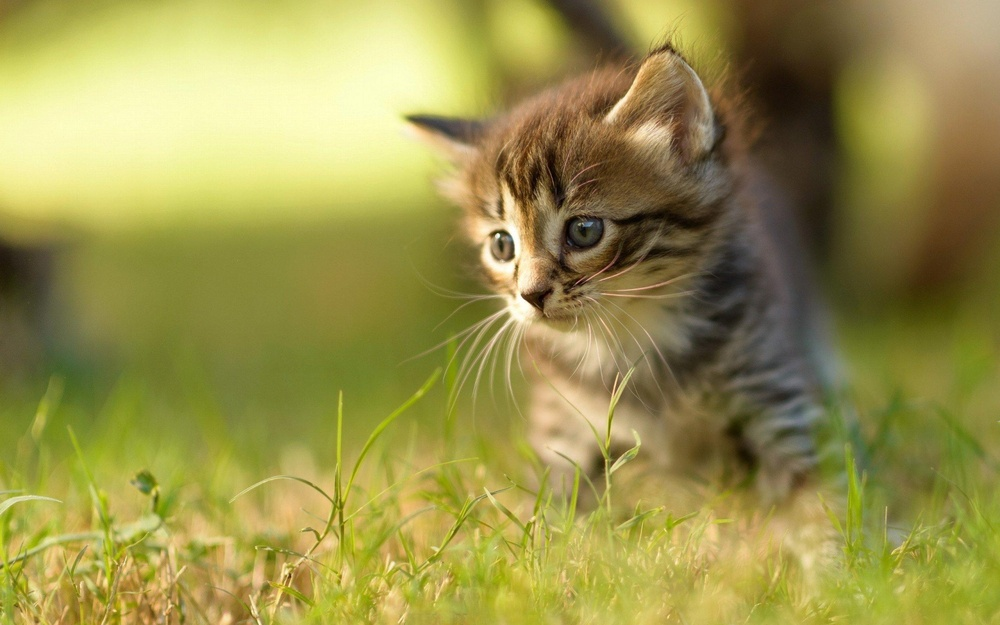
#> input picture 1_data/kittens/kitten1.jpg, 1000 x 625 px, shrunk from 2560 x 1600 before the run, given in place of the camera
$ jupyter execute 3_real_time_edge_detection_opencv.ipynb
#> lines starting #> are read from the running program, lines starting #| are printed output that depends on the picture; after the words box and inside, x2 and y2 are one past the last pixel; in counts of white or black regions, pixels touching at a corner belong together
[cell 1]
###
# Imports
###
import cv2
import numpy as np

###
# Step 1: Configure video capture
###
cap = cv2.VideoCapture(0)

if not cap.isOpened():
    raise IOError("Cannot open webcam")

###
# Step 2: Configure window for output
###
WINDOW_NAME = "Canny Edge Detection (Live)"
cv2.namedWindow(WINDOW_NAME)

def nothing(x):
    # required callback for createTrackbar
    pass

cv2.createTrackbar("Low Threshold", WINDOW_NAME, 50, 500, nothing)
cv2.createTrackbar("High Threshold", WINDOW_NAME, 150, 500, nothing)

###
# Step 3: Main loop - read, preprocess, edge detect live
###
while True:
    # Iterate over video frames in real time
    ret, frame = cap.read()
#> frame is the input picture: shape (625, 1000, 3); mean B, G, R 76.4, 146.5, 154.2
    if not ret:
        print("Failed to grab frame")
        break

    # Preprocess each frame (Canny requires one channel, benefits from Gaussian blur)
    gray = cv2.cvtColor(frame, cv2.COLOR_BGR2GRAY)
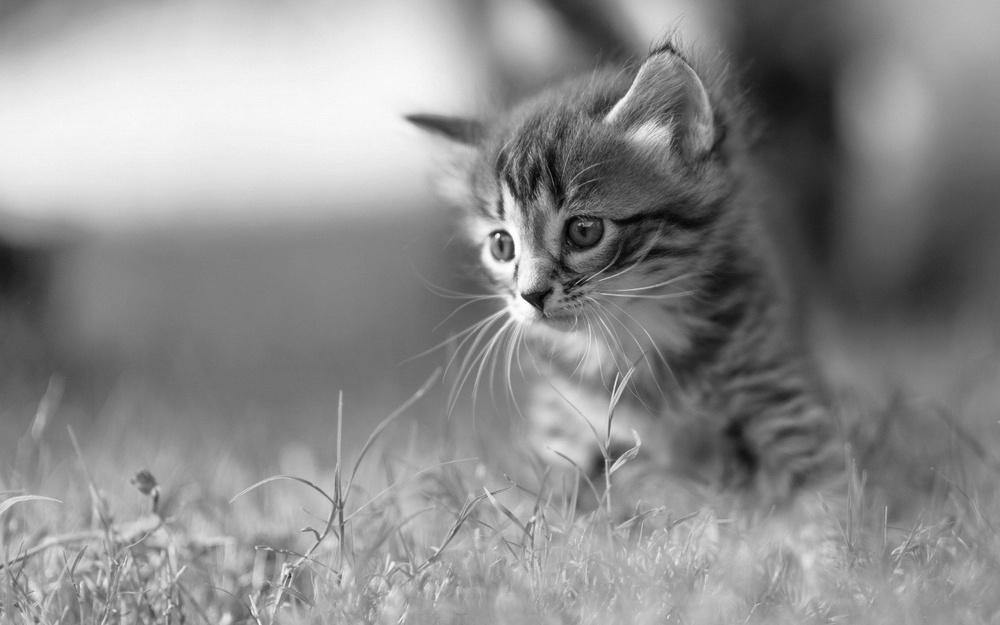
#> gray: shape (625, 1000); min 0, max 255, mean 140.9
    blurred = cv2.GaussianBlur(gray, (5, 5), 0)

    # Read trackbar values
    low_thresh = cv2.getTrackbarPos("Low Threshold", WINDOW_NAME)
    high_thresh = cv2.getTrackbarPos("High Threshold", WINDOW_NAME)

    # Apply edge detection and display results
    edges = cv2.Canny(blurred, low_thresh, high_thresh)
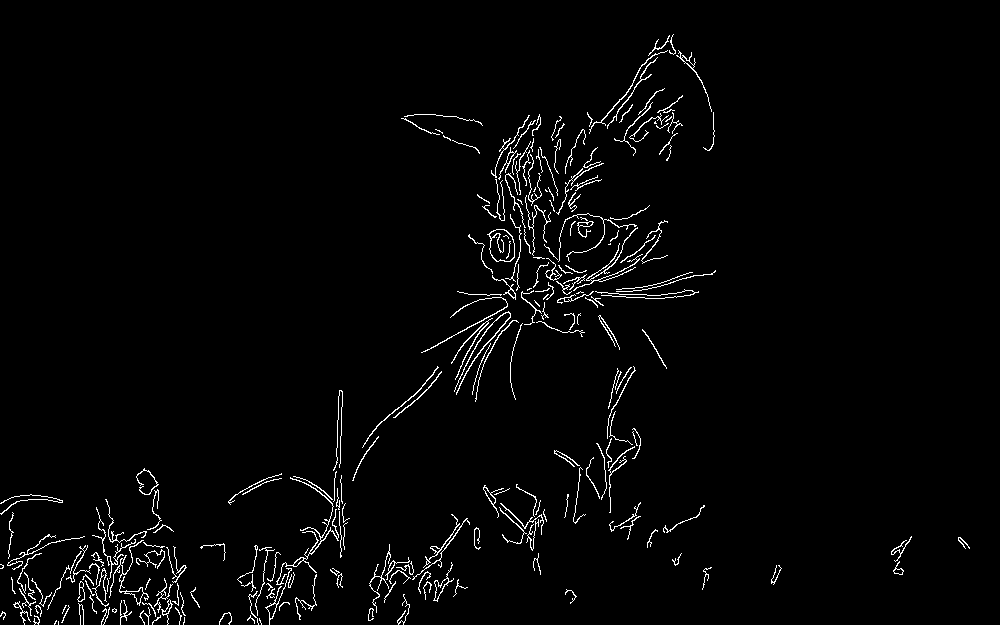
#> edges: shape (625, 1000); 2.3% white in thin lines or dots

    # Convert edges back to 3-channel so it can be stacked side-by-side with color frame
    edges_bgr = cv2.cvtColor(edges, cv2.COLOR_GRAY2BGR)
#> edges_bgr: shape (625, 1000, 3); 2.3% white in thin lines or dots
    side_by_side = np.hstack((frame, edges_bgr))
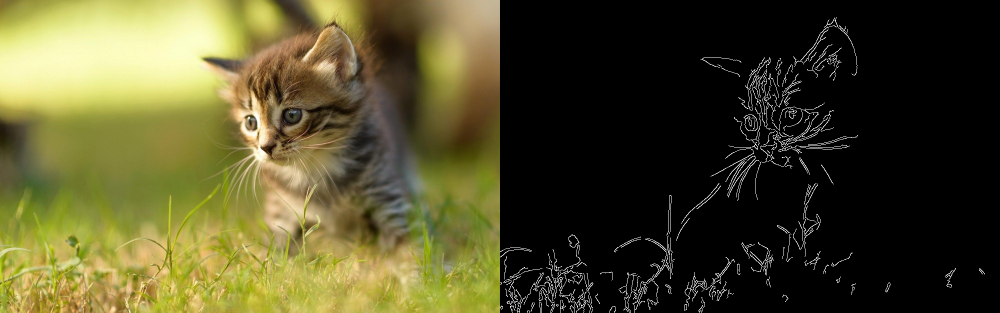
#> side_by_side: shape (625, 2000, 3) (shown at 1/2 size); mean B, G, R 41.1, 76.2, 80

    cv2.imshow(WINDOW_NAME, side_by_side)

    # Exit on 'q' keypress
    if cv2.waitKey(1) & 0xFF == ord('q'):
#> (key q is pressed here)
        break

###
# Step 4: Cleanup
###
cap.release()
cv2.destroyAllWindows()

$ run again, on 1_data/kittens/kitten3.jpg
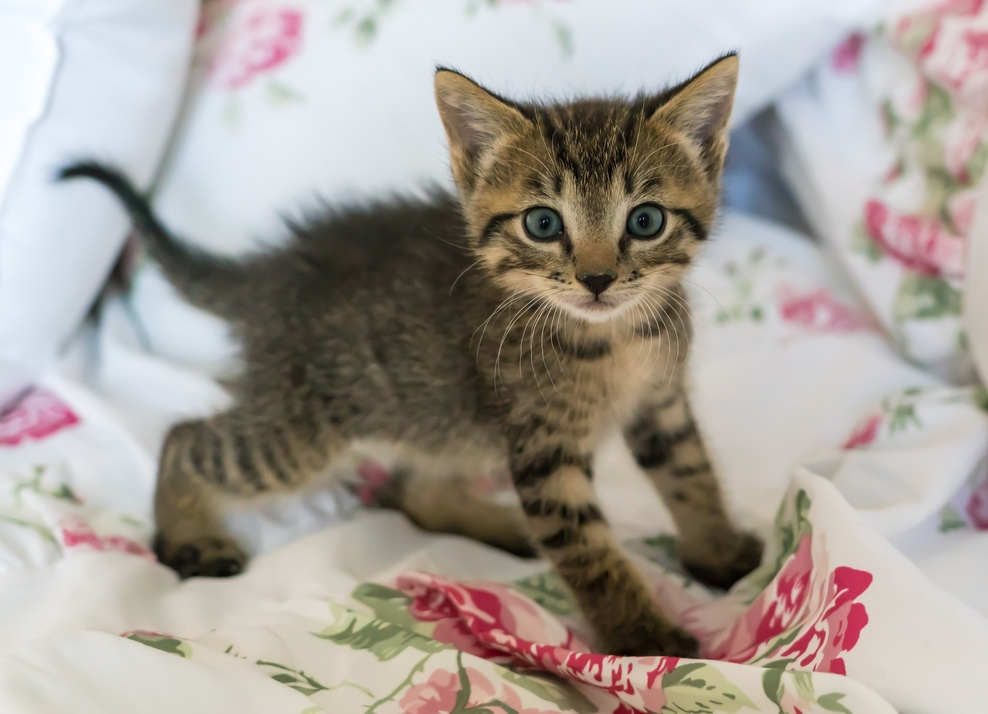
#> input picture 1_data/kittens/kitten3.jpg, 988 x 714 px, shrunk from 1920 x 1389 before the run, given in place of the camera
#> frame is the input picture: shape (714, 988, 3); mean B, G, R 150.7, 157.8, 165.5
#> `edges = cv2.Canny(blurred, low_thresh, high_thresh)`:
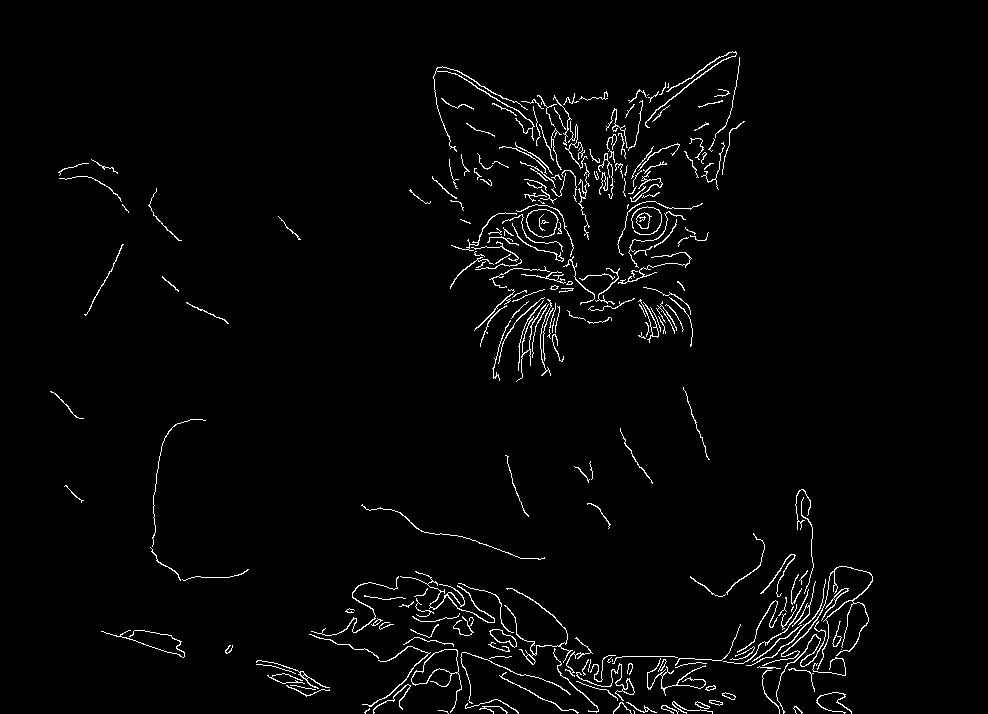
#> edges: shape (714, 988); 2.4% white in thin lines or dots, all inside (x1, y1, x2, y2) = (50, 51, 873, 714)
#> `side_by_side = np.hstack((frame, edges_bgr))`:
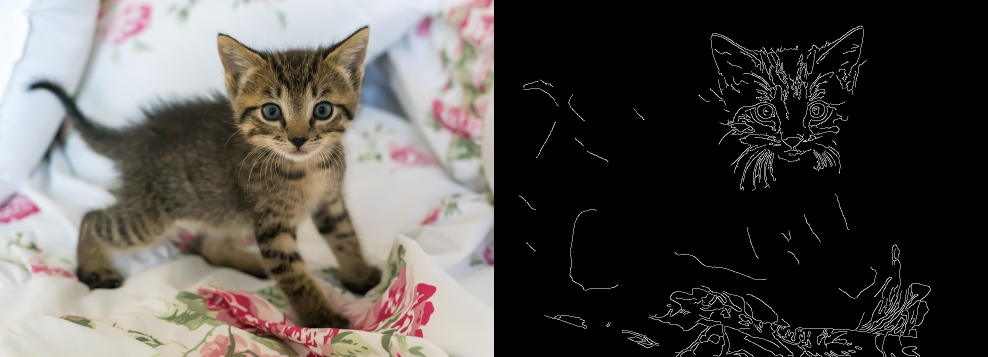
#> side_by_side: shape (714, 1976, 3) (shown at 1/2 size); mean B, G, R 78.4, 81.9, 85.8
